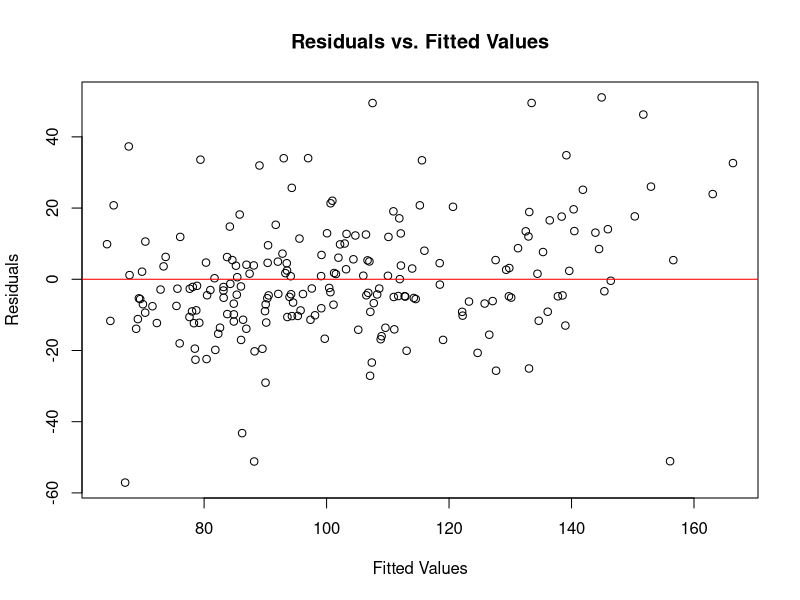
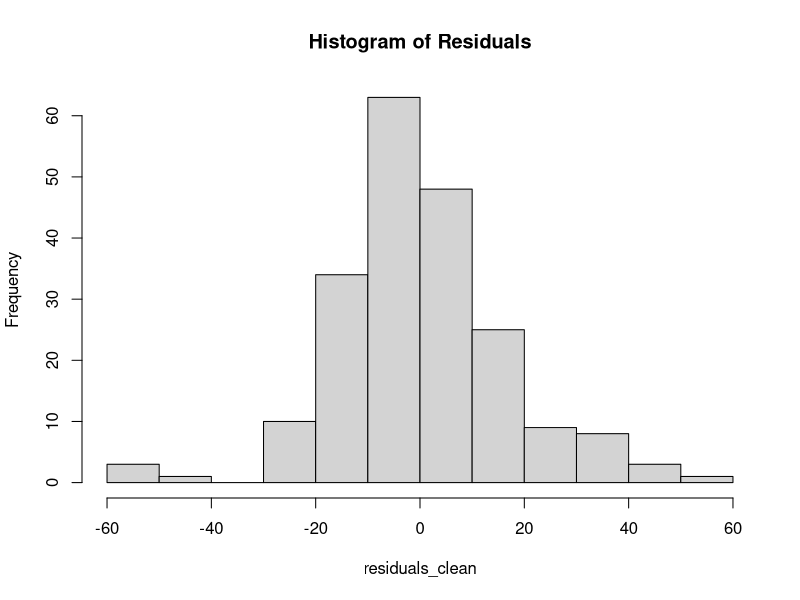
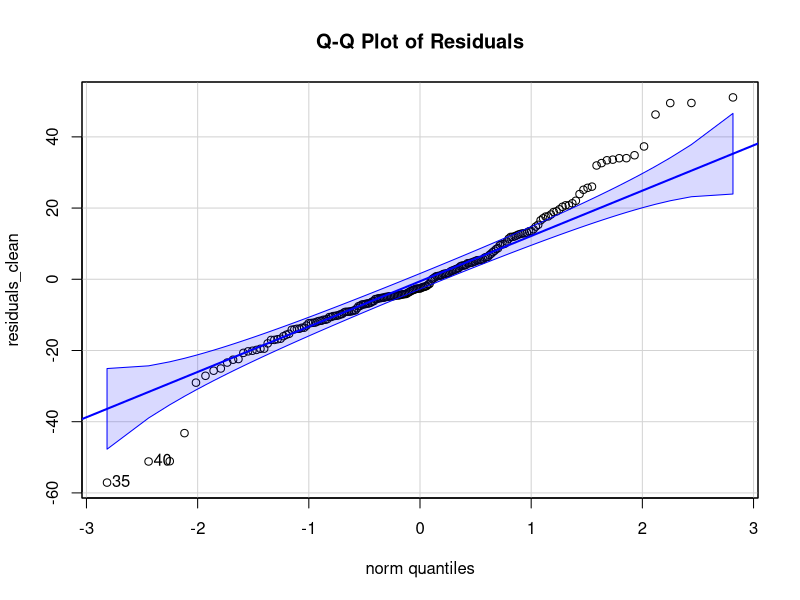
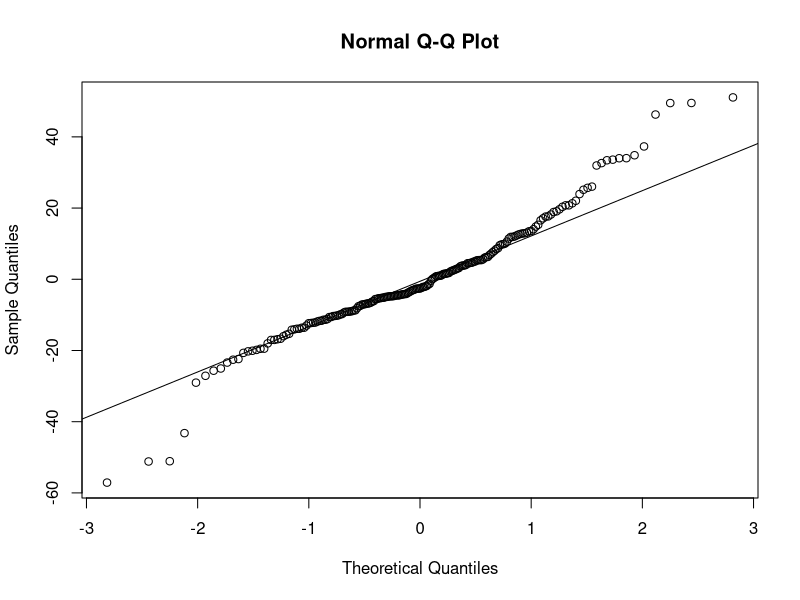
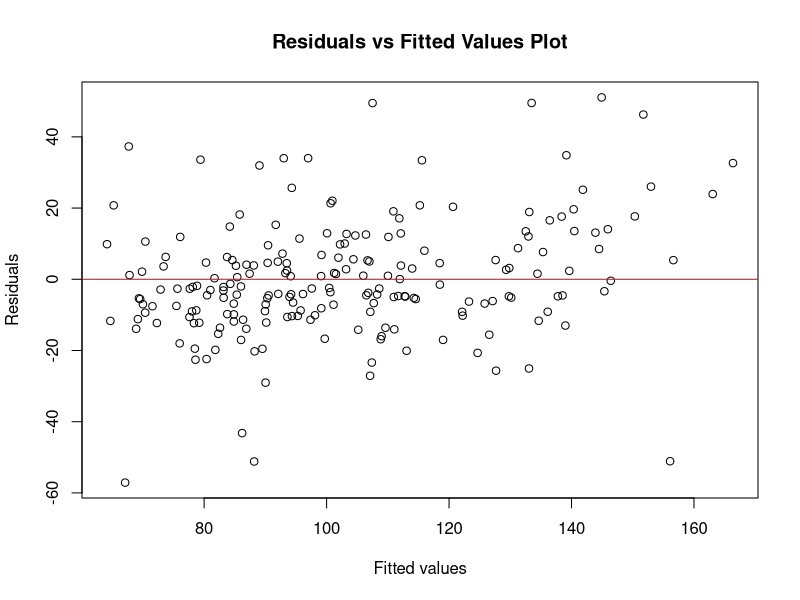

The R script that drew these images, in order:
## ---- chunk 1
library(nlme)
library(lme4)
library(readr)
library(Matrix)
library(nlme)
library(car)
library(ggplot2)

BMI_IOS_SCD_Asthma <- read_csv("BMI_IOS_SCD_Asthma.csv")
## ---- chunk 2
bmi_data=BMI_IOS_SCD_Asthma
## ---- chunk 3
head(bmi_data)
## ---- chunk 4
colnames(bmi_data) <- c("Group", "Subject_ID", "Observation_number", "Hydroxyurea", "Asthma", "ICS", "LABA", "Gender", "Age_months", "Height_cm", "Weight_Kg", "BMI", "R5Hz_PP", "R20Hz_PP", "X5Hz_PP", "Fres_PP")
## ---- chunk 5
bmi_data_clean = na.omit(bmi_data)
## ---- chunk 6

?lme()
model_lme_clean <- lme(cbind(R5Hz_PP, R20Hz_PP, X5Hz_PP, Fres_PP) ~ BMI + Asthma + ICS + LABA + Gender + Age_months + Height_cm + Weight_Kg, 
                 random = list(Subject_ID = pdIdent(~1)), 
                 data = bmi_data_clean, 
                 method = "REML")
## ---- chunk 7

model_lmer_clean <- lmer(R5Hz_PP + R20Hz_PP + X5Hz_PP + Fres_PP ~ BMI + Asthma + ICS + LABA + Gender + Age_months + Height_cm + Weight_Kg + (1 | Subject_ID), 
                   data = bmi_data_clean)
## ---- chunk 8

AIC_lme <- AIC(model_lme_clean)
AIC_lmer <- AIC(model_lmer_clean)


cat("AIC for lme model:", AIC_lme, "\n")
cat("AIC for lmer model:", AIC_lmer, "\n")

if (AIC_lme < AIC_lmer) {
  final_model <- model_lme_clean
  cat("Final model selected: lme\n")
} else {
  final_model <- model_lmer_clean
  cat("Final model selected: lmer\n")
}


summary(final_model)

## ---- chunk 9
residuals_clean <- resid(model_lme_clean)
## ---- chunk 10

plot(predict(model_lme_clean), residuals_clean, xlab = "Fitted Values", ylab = "Residuals")
abline(h = 0, col = "red")  # Add horizontal line at y = 0
title("Residuals vs. Fitted Values")
## ---- chunk 11
hist(residuals_clean, main = "Histogram of Residuals")
# Q-Q plot
qqPlot(residuals_clean, main = "Q-Q Plot of Residuals")
## ---- chunk 12

shapiro.test(residuals(model_lme_clean))

qqnorm(residuals(model_lme_clean))
qqline(residuals(model_lme_clean))


## ---- chunk 13

fitted_values <- fitted(model_lme_clean)
residuals <- residuals(model_lme_clean)


plot(fitted_values, residuals, xlab = "Fitted values", ylab = "Residuals",
     main = "Residuals vs Fitted Values Plot")
abline(h = 0, col = "red")  # Add a horizontal line at y = 0 for reference
